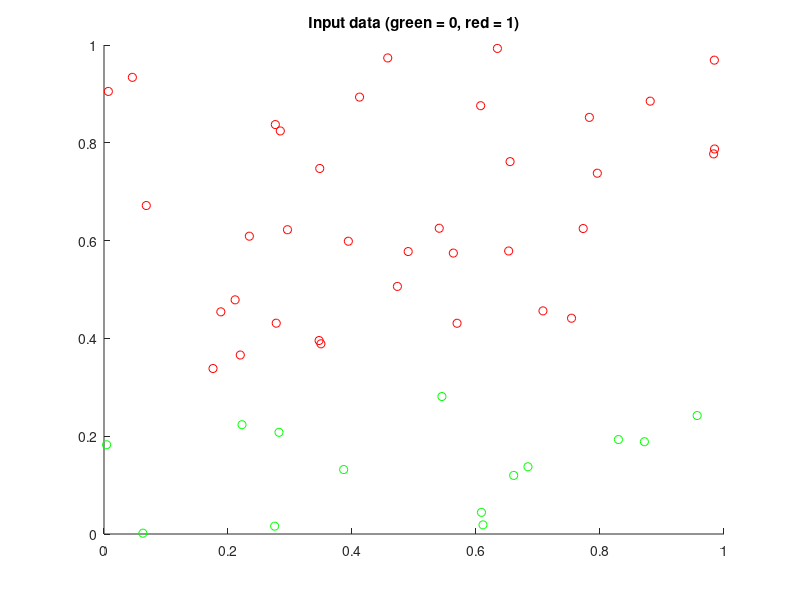

Reproduce this figure in MATLAB. (Note: this script raises an error after producing the figure.)
function [theta,finalCost,classifications] = logisticregression(x,y,lambda,g,dg)

if nargin < 1
    lambda = 0;
    x = rand(2,50);
    y = (x(1,:) + 2.*x(2,:)) > 1;
    y = (x(2,:) > 0.3);
end
if nargin < 5
    % linear by default
    g = @(theta,x) theta'*x;
    dg = @(theta,x) x;
end

% data
m = size(x,2);
mt = size(x,1);

% plot data
figure;
scatter(x(1,:),x(2,:),36,[y' ~y' zeros(m,1)]);
title('Input data (green = 0, red = 1)');

assignin('base','x',x);
assignin('base','y',y);

% model
theta = rand(mt+1,1);  % parameter vector, start random
%theta = [1; 1; 2;];
h = @(theta,x) 1 ./ (1 + exp(-theta'*x));  % the model to fit

% add the bias unit for each data point
x_w0 = [ones(1,m); x];

% minimisation method:
%  1 - gradient descent
%  2 - fminunc
method = 2;  

switch method
    
    
    %%%%%%%%%%%%%%%%%%%%%%%%%%%%%%%%%%%%%%%%%%%%%%%%%%%%%%%%%%%%%%%%%%%%%%%
    % gradient descent
    case 1
        % do gradient descent
        alpha = 1;  % learning rate
        n = 100000;
        lastJ = NaN;
        threshold = 0.00001;
        converged = 0;
        Js = zeros(n,1);
        display('Starting gradient descent:');
        drawskip = 1;
        if drawskip > 0
            figure(10220);
            scatter(x(1,:),x(2,:),36,[y' ~y' zeros(m,1)]);
            hold on;
            ph = [];
            %xlim([0 1]);
            %ylim([0 1]);
        end
        for i=1:n
            [J,dJ] = costFunction(theta, lambda, g, dg, x_w0, y);
            Js(i) = J;

            % update
            theta = theta - alpha * dJ;

            if ~isnan(lastJ)
                pdiff = (J - lastJ) / J;
                display(sprintf('(%i) Change by %+.2f%%', i, pdiff*100));
                if abs(pdiff) < threshold
                    converged = 1;
                    break;
                end
            end

            % plot
            if drawskip > 0 && mod(i,drawskip) == 0
                figure(10220);
                d = 0.5;
                db = (log(d / (1-d)) - theta(2)*x(1,:) - theta(1)) / theta(3);
                if ~isempty(ph)
                    delete(ph);
                end
                ph = plot(x(1,:),db);
                drawnow limitrate;
            end

            lastJ = J;
        end

        figure;
        semilogy(1:n,Js);
        xlabel('Iteration of gradient descent');
        ylabel('Cost function');
        grid on;
        display(theta);

        switch converged
            case 0
                display('Didn''t converge after 1000 runs');
            case 1
                display('Converged!');
        end
        
    %%%%%%%%%%%%%%%%%%%%%%%%%%%%%%%%%%%%%%%%%%%%%%%%%%%%%%%%%%%%%%%%%%%%%%%
    % fminunc
    case 2
        
        options = optimoptions(@fminunc,'GradObj','on');
        [theta,finalCost] = fminunc(@(t) costFunction(t,lambda,g,dg,x_w0,y), theta, options);
end

figure;
hold on;
classifications = h(theta,x_w0) > 0.5;
d = 0.5;
db = (log(d / (1-d)) - theta(2)*x(1,:) - theta(1)) / theta(3);
scatter(x(1,:),x(2,:),36,[y' ~y' zeros(m,1)]);
scatter(x(1,:),x(2,:),10,[classifications' ~classifications' zeros(m,1)]);
%plot(x(1,:),db);
%legend('Data', 'Fit');
xlim([0 1]);
ylim([0 1]);

end

% calculate cost function
% [theta] parameter vector
% [lambda] regularisation parameter
% [x] the training examples
% [y] the labels
function [J, dJ] = costFunction(theta, lambda, g, dg, x, y)

m = length(y);
h = 1 ./ (1 + exp(-g(theta,x)));

if lambda == 0
    regularisationTerm = 0;
else
    regularisationTerm = (lambda / (2*m)) * sum(theta .* theta);
end

J = (-1/m) * (y * log(h)' + (1 - y) * log(1 - h)') + regularisationTerm;
dJ = (-1/m) * dg(theta,x) * ( y - h)';
end